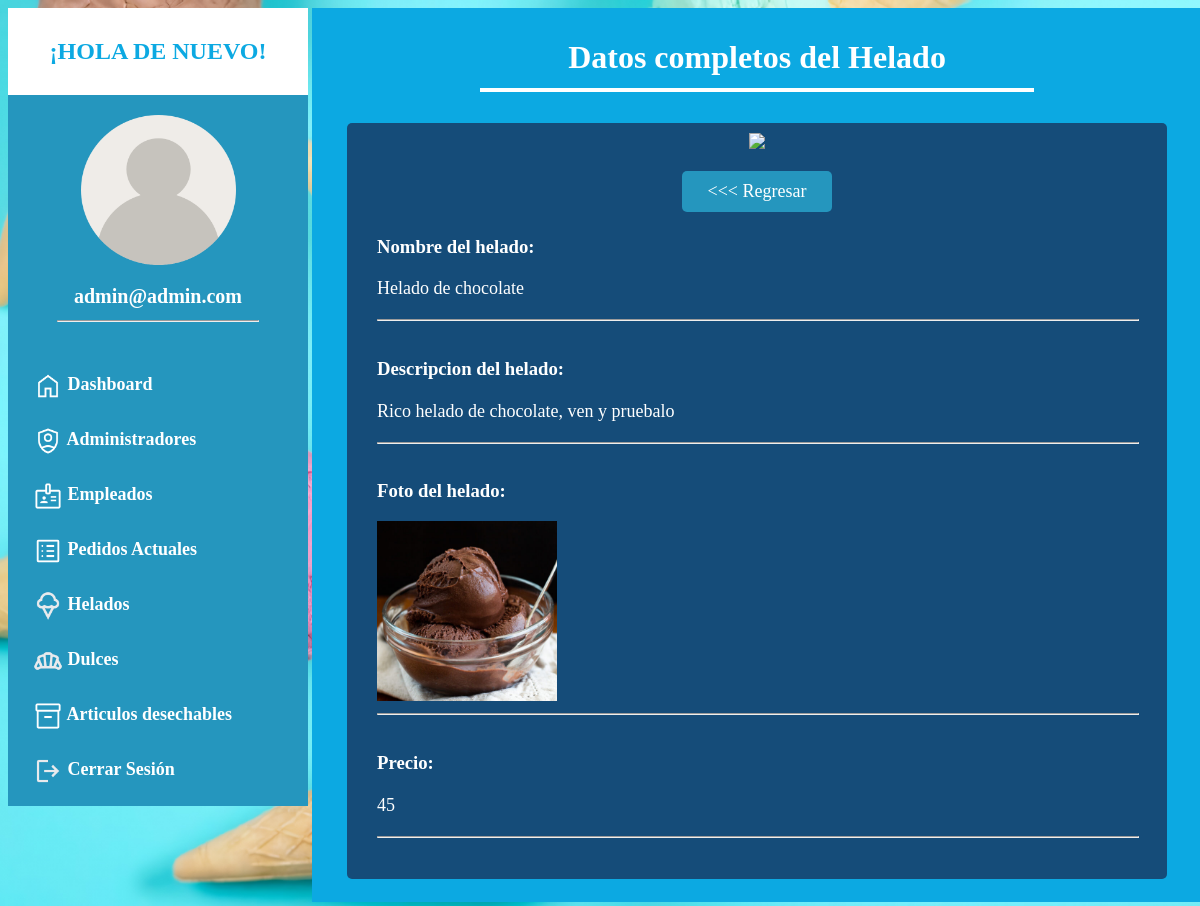
The page /ver_helado.php?id=1 (signed in) on the database its author committed.
### tables this page shows
CREATE TABLE `helados` (
  `id_helados` int(5) NOT NULL,
  `helado` varchar(100) NOT NULL,
  `descripcion` text NOT NULL,
  `precio` varchar(100) NOT NULL,
  `ruta` varchar(100) NOT NULL,
  `codigo` int(10) NOT NULL
);

### ver_helado.php (the view, shortened to what this page needs)
<!DOCTYPE html>
<html lang="en">
<head>
    <link rel="stylesheet" href="style_panel_admin.css">
</head>
<body>
    <div class="ancho">
        <?php
        include "menu_panel_admin.php";
        ?>
        <div class="contenedorpaneladmin">
            <div class="contenedor4 centrar">
                <h1>Datos completos del Helado</h1>
                <hr>
            </div>
            <br>
            <div class="contenedor5 centrar">
                <img src="./img/logo_colon.png" class="logopaneladmin1">
                <br><br>
                <a href="insumos.php" class="btn_regresar"> &lt;&lt;&lt; Regresar</a>
                <?php
                require "conexion.php";
                $id = $_GET['id'];
                $verusuario = "SELECT * FROM helados WHERE id_helados = '$id'";
                $resultado = mysqli_query($conectar, $verusuario);
                $fila = $resultado->fetch_array();
                ?>
                <div class="contenedor7">
                    <h3>Nombre del helado:</h3>
                    <p><?php echo $fila["helado"]; ?></p>
                    <hr>
                </div>
                <div class="contenedor7">
                    <h3>Descripcion del helado:</h3>
                    <p><?php echo $fila["descripcion"]; ?></p>
                    <hr>
                </div>
                <div class="contenedor7">
                    <h3>Foto del helado:</h3>
                    <img src="<?php echo $fila['ruta']; ?>" class="foto_helados">
                    <hr>
                </div>
                <div class="contenedor7">
                    <h3>Precio:</h3>
                    <p><?php echo $fila["precio"]; ?></p>
                    <hr>
                </div>
                <br>
            </div>
            <br>
        </div>
</body>
</html>

### style_panel_admin.css (style rules this page uses)
body { font-family: 'Times New Roman', Times, serif; background: url(./img/bg.jpg) no-repeat center top; background-size:cover; }
:root { --color1: rgb(37, 150, 190); --color2: white; --color3: #8cf5f9; --color4: #154c79; --color5: #0ca9e2; --color6: red; }
.ancho { width: 1200px; margin: auto; }
.centrar { text-align: center; }
.contenedorpaneladmin { width: 880px; background-color: var(--color5); display: inline-block; vertical-align: top; padding: 5px; }
.contenedor4 { width: 850px; color: var(--color2); padding: 5px; margin-left: 10px; border-radius: 10px; }
.contenedor4 hr { margin-top: -10px; width: 550px; border: 2px var(--color2) solid; }
.contenedor5 { width: 800px; background-color: var(--color4); color: var(--color2); padding: 10px; margin-left: 30px; border-radius: 5px; }
.contenedor5 p { font-size: 18px; line-height: 25px; }
.logopaneladmin1 { width: 200px; }
.contenedor5 { width: 800px; background-color: var(--color4); color: var(--color5); padding: 10px; margin-left: 30px; border-radius: 5px; }
.contenedor5 p { font-size: 18px; line-height: 25px; color: var(--color2); }
.btn_regresar { width: 130px; display: inline-block; background-color: var(--color1); color: var(--color2); text-decoration: none; padding: 10px; font-size: 18px; border-radius: 5px; }
.contenedor7 hr { width: 100%; }
.contenedor7 { color: var(--color2); text-align: left; padding: 5px 20px; }
.foto_helados { width: 180px; }

### rows shown on the page
helados: helado "Helado de chocolate", descripcion "Rico helado de chocolate, ven y pruebalo", ruta (picture), precio "45"

### other values the page prints
$adminCorreo "admin@admin.com"
